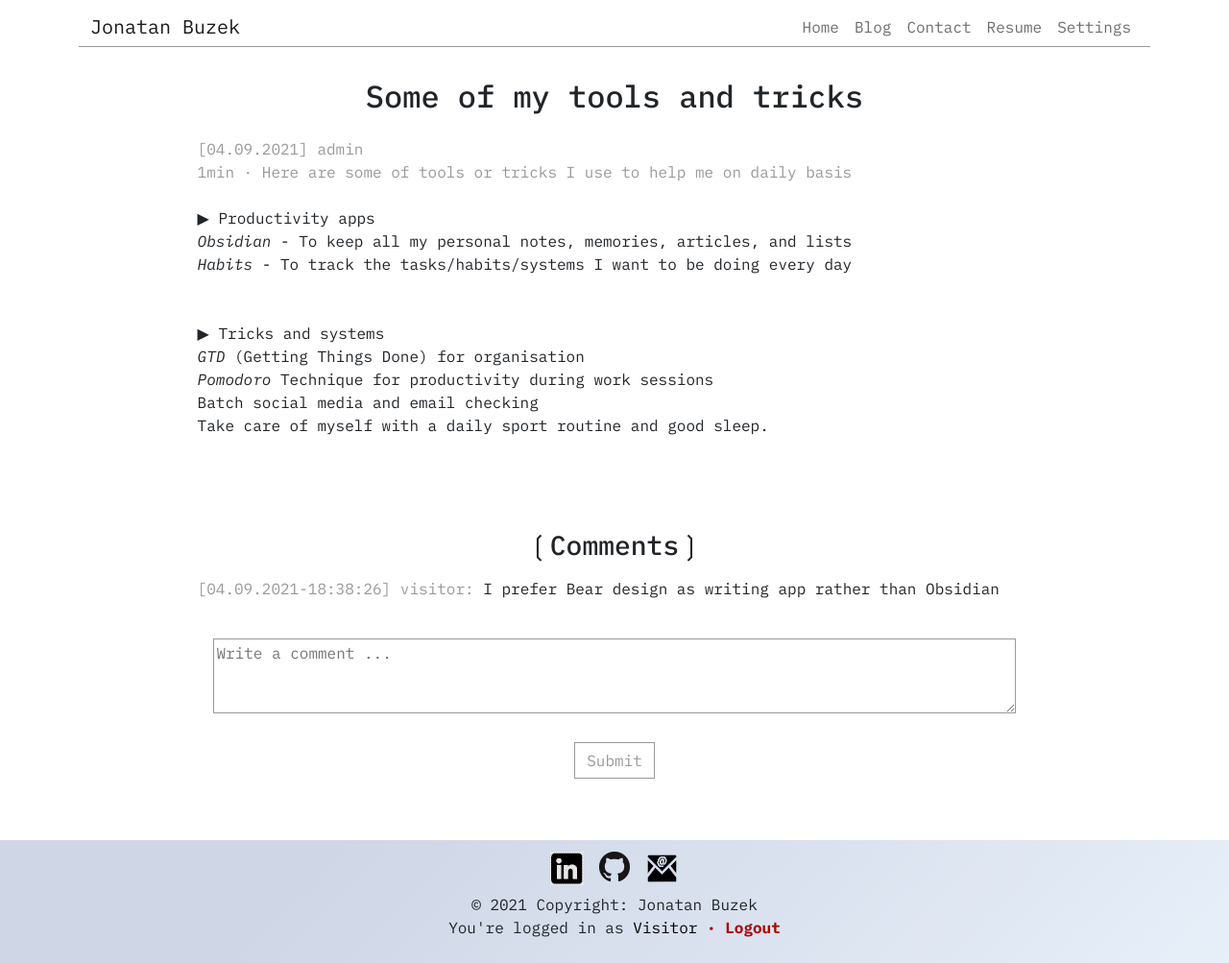
/index.php?action=post-display-5 (signed in), run on the app's committed database.
### tables this page shows
CREATE TABLE `posts` (
  `id` int(11) NOT NULL,
  `created_date` datetime NOT NULL,
  `updated_date` datetime DEFAULT NULL,
  `fk_author` int(11) NOT NULL,
  `title` varchar(255) NOT NULL,
  `header` text NOT NULL,
  `content` text NOT NULL
);

CREATE TABLE `comments` (
  `id` int(11) NOT NULL,
  `created_date` datetime NOT NULL,
  `fk_author` int(11) NOT NULL,
  `fk_post` int(11) NOT NULL,
  `verified` tinyint(4) NOT NULL DEFAULT 0,
  `content` text NOT NULL
);

CREATE TABLE `users` (
  `id` int(11) NOT NULL,
  `username` varchar(255) NOT NULL,
  `password` varchar(255) NOT NULL,
  `email` varchar(255) NOT NULL,
  `user_type` varchar(20) NOT NULL DEFAULT 'visitor'
);

### App/Controller/PostController.php (called while the page is built, shortened)
<?php
class PostController extends Controller
{
    protected $pdo;
    protected $manager;
    protected $session;
    public function __construct($pdo, $session) {
        $this->pdo = $pdo;
        $this->session = $session;
        $this->manager = new Model\PostManager($pdo);
    }
    private function getPostData($postId) {
        $post_data = array();
        $post_data['post'] = $this->manager->fetch($postId);
        $user_manager = new Model\UserManager($this->pdo);
        $author = new User();
        $author->setId($post_data['post']->getFkAuthor());
        $post_data['post_author'] = $user_manager->fetch($author);
        $comment_manager = new Model\CommentManager($this->pdo);
        $post_data['comments'] = $comment_manager->fetchAllFromPost($postId);
        foreach ($post_data['comments'] as $comment) {
            $comment_author = new User();
            $comment_author->setId($comment->getFkAuthor());
            $comment_author = $user_manager->fetch($comment_author);
        }
        return $post_data;
    }
    public function display($postId) {
        $session = $this->session;
        $post_data = $this->getPostData($postId);
        require ROOT . '/App/View/blog/post.php';
    }
}

### public/index.php (called while the page is built, shortened)
<?php
require ROOT.'/Core/Security/Session.php';
$session = new Core\Security\Session();
if (filter_input(INPUT_GET, 'action')) {
    $action = explode('-', filter_input(INPUT_GET, 'action'));
} else {
    $action = 'homepage';
}
$app = new \App\App($action, $session);
$app->run();

### Core/Autoloader.php (called while the page is built, shortened)
<?php
class Autoloader {
    public function register() {
        spl_autoload_register(function ($class) {
            $class = str_replace('\\', '/', $class);
        });
    }
}

### App/Model/PostManager.php (called while the page is built, shortened)
<?php
class PostManager
{
    protected $pdo;
    public function __construct($pdo) {
        $this->pdo = $pdo;
    }
    public function fetch($postId) {
        $sql = 'SELECT id postId, DATE_FORMAT(updated_date, "%d.%m.%Y") updatedDate, fk_author fkAuthor, title, header, content FROM posts WHERE id = :id';
        $query = $this->pdo->prepare($sql);
        $query->bindValue('id', $postId, \PDO::PARAM_INT);
        $query->execute();
        $result = $query->fetchObject('App\Entity\Post');
        if ($result) {
            return $result;
        } else {
            return -1;
        }
    }
}

### App/Entity/Post.php (called while the page is built, shortened)
<?php
class Post
{
    protected $postId;
    protected $updatedDate;
    protected $fkAuthor;
    protected $title;
    protected $header;
    protected $content;
    public function getId(): int
    {
        return $this->postId;
    }
    public function getUpdatedDate(): string
    {
        return $this->updatedDate;
    }
    public function getFkAuthor()
    {
        return $this->fkAuthor;
    }
    public function getTitle(): string
    {
        return $this->title;
    }
    public function getHeader(): string
    {
        return $this->header;
    }
    public function getContent(): string
    {
        return $this->content;
    }
    public function getReadingTime(): int
    {
        return str_word_count($this->content)>200?(str_word_count($this->content)/200):1;
    }
}

### App/Model/UserManager.php (called while the page is built, shortened)
<?php
class UserManager {
    protected $pdo;
    public function __construct($pdo) {
            $this->pdo = $pdo;
    }
    public function fetch(User $user) {
        $sql = 'SELECT id userId, username, password, email, user_type FROM users WHERE id = :id OR username = :username';
        $query = $this->pdo->prepare($sql);
        $query->bindValue(':id', $user->getId(), \PDO::PARAM_INT);
        $query->bindValue(':username', $user->getUsername());
        $query->execute();
        $result = $query->fetchObject('App\Entity\User');
        if ($result) {
            return $result;
        } else {
            return -1;
        }
    }
}

### App/Entity/User.php (called while the page is built, shortened)
<?php
class User
{
    protected $userId;
    protected $username;
    public function getId()
    {
        return $this->userId;
    }
    public function setId(int $userId)
    {
        $this->userId = $userId;
    }
    public function getUsername()
    {
        return $this->username;
    }
}

### App/Model/CommentManager.php (called while the page is built, shortened)
<?php
class CommentManager
{
    protected $pdo;
    public function __construct($pdo) {
        $this->pdo = $pdo;
    }
    public function fetchAllFromPost($post) {
        $sql = 'SELECT id commentId, DATE_FORMAT(created_date, "%d.%m.%Y-%H:%i:%s") createdDate, fk_author fkAuthor, verified, content';
        $sql.= ' FROM comments WHERE fk_post = :post ORDER BY created_date';
        $query = $this->pdo->prepare($sql);
        $query->bindValue('post', $post, \PDO::PARAM_INT);
        $query->execute();
        $result = $query->fetchAll(\PDO::FETCH_CLASS, 'App\Entity\Comment');
        return $result;
    }
}

### App/Entity/Comment.php (called while the page is built, shortened)
<?php
class Comment
{
    protected $createdDate;
    protected $fkAuthor;
    protected $author;
    protected $verified;
    protected $content;
    public function getCreatedDate(): string
    {
        return $this->createdDate;
    }
    public function getFkAuthor(): int
    {
        return $this->fkAuthor;
    }
    public function getAuthor()
    {
        return $this->author;
    }
    public function setAuthor(object $author)
    {
        if ($author instanceof User) {
            $this->author = $author;
        }
    }
    public function getVerified(): int
    {
        return $this->verified;
    }
    public function getContent(): string
    {
        return $this->content;
    }
}

### Core/Security/Session.php (called while the page is built, shortened)
<?php
class Session
{
    private $session;
    public function __construct() {
        $this->session = (isset($_SESSION)) ? $_SESSION : null;
    }
    public function getSession($key) {
        return (isset($this->session[$key])?$this->session[$key]:null);
    }
}

### App/View/blog/post.php (the view, shortened to what this page needs)
<h1 class="mt-4 mb-4"><?= htmlspecialchars($post_data['post']->getTitle()); ?></h1>
<div class="row">
    <p class="post_line_header"><?= '[' . htmlspecialchars($post_data['post']->getUpdatedDate()) . '] ' . htmlspecialchars($post_data['post_author']->getUsername()); ?></p>
    <p class="post_line_header"><?= $post_data['post']->getReadingTime() . 'min · ' . htmlspecialchars($post_data['post']->getHeader()); ?></p>
    <p class="post_line_content mt-4"><?= $post_data['post']->getContent(); ?></p>
</div>
<div class="row comments_div">
    <h3 class="mt-3 mb-3">&#10098;Comments&#10099;</h3>
    <?php foreach ($post_data['comments'] as $comment) {
        if ($comment->getVerified() === 1) { ?>
            <p class="comments_line"><span class="comment_infos">
            <?= '[' . htmlspecialchars($comment->getCreatedDate()) . '] ' . htmlspecialchars($comment->getAuthor()->getUsername()) . ':</span> ' . htmlspecialchars($comment->getContent()); ?>
            </p>
        <?php }
    } ?>
    <form action="index.php?action=comment-addComment-<?= $post_data['post']->getId(); ?>" method="post">
        <div class="container">
            <p class="post_line_content mt-4">
            <textarea class="post_input" name="content_input" rows="3" placeholder="<?= (isset($session) && $session->getSession('id') !== NULL)?'Write a comment ..."':'Sign in to comment" disabled'; ?>></textarea>
            </p>
            <div class="form_submit_div mt-4" id="post_form_submit_div">
                <div class="form_submit_sub_div">
                    <?php
                    if (isset($session) && $session->getSession('id') !== NULL) { ?>
                        <button type="submit" class="submit_form_btn btn btn-primary">Submit</button>
                    <?php } else { ?>
                        <button type="submit" class="submit_form_btn btn btn-primary" disabled>Submit</button>
                    <?php } ?>
                </div>
            </div>
        </div>
    </form>
</div>
<?php
$page_body = ob_get_clean();
require ROOT . '/App/View/template.php';
?>

### App/View/template.php (shortened to what this page needs)
<!DOCTYPE html>
<html lang="en">
<head>
    <link href="https://cdn.jsdelivr.net/npm/bootstrap@5.0.0/dist/css/bootstrap.min.css" rel="stylesheet">
    <link href="css/style.css" rel="stylesheet" />
    <link rel="stylesheet" media="screen and (max-width: 768px)" href="css/style_768px.css" />
</head>
<body>
    <div class="container-sm" id="page_bloc">
        <nav class="navbar navbar-light navbar-expand-md bg-faded justify-content-center">
            <div class="container" id="navbar_container">
                <a href="index.php" class="navbar-brand d-flex w-50 me-auto">Jonatan Buzek</a>
                <div class="navbar-collapse collapse w-100" id="collapsingNavbar3">
                    <ul class="navbar-nav w-100 justify-content-end">
                        <li class="nav-item" id="navitem_home">
                            <a class="nav-link" href="index.php">Home</a>
                        </li>
                        <li class="nav-item">
                            <a class="nav-link" href="index.php?action=post-index">Blog</a>
                        </li>
                        <li class="nav-item">
                            <a class="nav-link" href="index.php?action=contact-form">Contact</a>
                        </li>
                        <li class="nav-item">
                            <a target="_blank" rel="noopener noreferrer" class="nav-link" href="media/CV_Jonatan_Buzek.pdf">Resume</a>
                        </li>
                        <?php if (isset($session) && $session->getSession('username') !== NULL) { ?>
                            <li class="nav-item">
                                <a class="nav-link" href="index.php?action=user-edit">Settings</a>
                            </li>
                        <?php } ?>
                    </ul>
                </div>
            </div>
        </nav>
        <div class="container">
            <?= $page_body; ?>
        </div>
        <div id="separator" style="font-size: 6em !important;">&nbsp;</div>
    </div>
    <footer class="text-center text-lg-start">
        <div class="text-center" id="footer_bloc">
            <div id="social_links_bloc">
                <div class="icon_img">
                    <a target="_blank" rel="noopener noreferrer" href="https://www.linkedin.com/in/jonatanbuzek/" title="linkedin">
                        <img src="media/icon/in.png">
                    </a>
                </div>
                <div class="icon_img">
                    <a target="_blank" rel="noopener noreferrer" href="https://github.com/jonatanocr" title="gitHub">
                        <img src="media/icon/GitHub-Mark-32px.png">
                    </a>
                </div>
                <div class="icon_img">
                    <a target="_blank" rel="noopener noreferrer" href="mailto:buzek.jonatan@gmail.com" title="buzek.jonatan@gmail.com">
                        <img src="media/icon/email.png">
                    </a>
                </div>
            </div>
            <div id="footer_txt">
            © 2021 Copyright: Jonatan Buzek
            <?php if (isset($session) && $session->getSession('username') !== NULL) { ?>
                <br>You're logged in as <span style="color: black">
                    <?= htmlspecialchars(ucfirst($session->getSession('username'))); ?>
                </span>
                <a href="index.php?action=user-logout" id="logout_link"> · Logout</a>
            <?php } else { ?>
                    <br>
                <a class="login_link" href="index.php?action=user-login">Login</a>
                <a class="login_link" href="index.php?action=user-register">Register</a>
            <?php }
            ?>
            </div>
        </div>
    </footer>
</body>
</html>

### public/css/style.css (style rules this page uses)
html { height: 100%; }
body { min-height: 100%; font-family: 'IBM Plex Mono', monospace; }
#page_bloc { margin-bottom: 4em; }
.nav-link, .login_link, #register_page_link { color: #6d6d6d !important; }
#logout_link, #delete_user_link, .cancel_link { color: #a80707; text-decoration: none; font-weight: bold; }
#navbar_container { border-bottom: 1px solid #999; }
footer { position: fixed; height: 8em; bottom: 0; left: 0; right: 0; margin-bottom: 0; }
#footer_bloc { padding: 2.5em 0 3.5em 0; height: 100%; display: flex; flex-direction: column; justify-content: center; align-items: center; background-color: #e7eff9; background-image: linear-gradient(315deg, #e7eff9 0%, #cfd6e6 74%); }
#social_links_bloc { display: flex; }
.icon_img { margin: 0.5em 0.5em 0.5em 0.5em !important; }
h1 { font-size: 2em; }
h1, h3, .comments_separator { text-align: center; }
.post_line_header, .post_line_content { margin-left: 10%; margin-right: 10%; }
.post_line_header { margin-bottom: 0; color: #999; }
.comments_div { margin-top: 4em; padding-bottom: 3em; }
.comments_line { margin-left: 10%; margin-right: 10%; }
.comment_infos, .comments_symbol { color: #999; }
.post_input { width: 100%; }
#post_form_submit_div { margin: auto; max-width: 200px; }
.form-control, textarea, .post_input, .form-select { border: 1px solid #999 !important; }
.submit_form_btn { margin: auto; background-color: transparent; border: 1px solid #999; border-radius: 0; color: #999; }
.form_submit_div { display: flex; justify-content: space-around; align-items: center; }
.form_submit_sub_div { vertical-align: center; }

### public/css/style_768px.css (style rules this page uses)
#separator { font-size: 0.5em; }
footer { height: 4em; }
#social_links_bloc { display: none; }
.blog_line_title, .blog_line_description, .blog_line_add, .post_line_header, .post_line_content, .comments_line { margin-left: 0 !important; margin-right: 0 !important; }
.post_line_header, .post_line_content, .comments_line, form { max-width: 100% !important; }
footer { height: 5em !important; }
#footer_bloc { padding: 2.5em 0 3.5em 0 !important; }

### data on the page
posts: title "Some of my tools and tricks", fk_author.username "admin", fk_author "1", header "Here are some of tools or tricks I use to help me on daily basis", fk_author+content "▶ Productivity apps Obsidian - To keep all my personal notes, memories, articles, and lists Habits - To track the tasks/habits/systems I want to be doing every day ▶ Tricks and systems GTD (Getting Things Done) for organisation Pomodoro Technique for productivity during work sessions Batch social media and email checking Take care of myself with a daily sport routine and good sleep."
comments: CreatedDate "04.09.2021-18:38:26", fk_author.username "visitor", content "I prefer Bear design as writing app rather than Obsidian"
users: username "Visitor"

### other printed values
$post_data['post']->getUpdatedDate() "04.09.2021"
